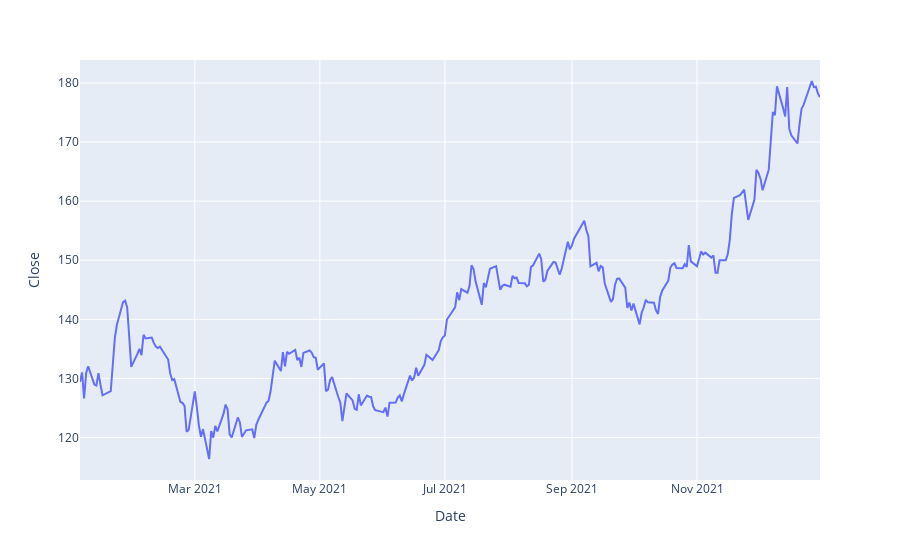

This figure's notebook cell:
### Code cell
fig = px.line(stock_data, x= stock_data.index, y='Close')
fig.show()

### Figure 1 — Plotly figure (JSON) as saved in the notebook; plotly's stock layout.template omitted (floating-point values rounded to 4 significant figures; data arrays with more than 128 entries replaced by an {"elided": "..."} marker saying what was removed)
{"data": [{"hovertemplate": "Date=%{x}<br>Close=%{y}<extra></extra>", "legendgroup": "", "line": {"color": "#636efa", "dash": "solid"}, "marker": {"symbol": "circle"}, "mode": "lines", "name": "", "orientation": "v", "showlegend": false, "type": "scatter", "x": {"elided": "252 str values"}, "xaxis": "x", "y": {"elided": "252 float values"}, "yaxis": "y"}], "layout": {"legend": {"tracegroupgap": 0}, "margin": {"t": 60}, "xaxis": {"anchor": "y", "domain": [0, 1], "title": {"text": "Date"}}, "yaxis": {"anchor": "x", "domain": [0, 1], "title": {"text": "Close"}}}}
